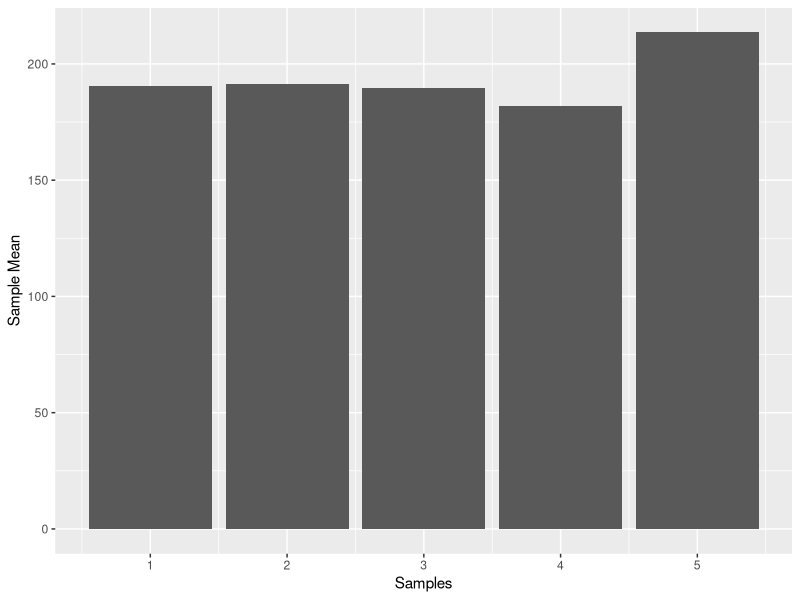

Reproduce this figure in R. (Note: this script raises an error after producing the figure.)
## ---- chunk 1
##confidence: 20

#sampling process
observations<-rnorm(5*25,mean=200,sd=100)
samples<-rep(1:5,each=25)
my_data<-data.frame(samples,observations)

library(dplyr)

#get means
means<-my_data%>%
  group_by(samples)%>%
  summarize(sample_mean=mean(observations))

library(ggplot2)

#plot means
ggplot(means,aes(x=samples,y=sample_mean))+
  geom_bar(stat="identity")+
  xlab("Samples")+
  ylab("Sample Mean")
  
## ---- chunk 2
##confidence: 80

#sampling
observations<-rnorm(5*25,mean=200,sd=100)
samples<-rep(1:5,each=25)
my_data<-data.frame(samples,observations)

#get sample mean and sample sd
means_sd<-my_data%>%
  group_by(samples)%>%
  summarize(sample_mean=mean(observations),
            sample_sd=sd(observations))

#plot with an error bar
ggplot(sd,aes(x=samples,y=sample_mean))+
  geom_bar(stat="identity")+
  geom_errorbar(aes(ymin=sample_mean-sample_sd,
                   ymax=sample_mean+sample_sd),
               width=.25)
## ---- chunk 3
##confidence: 90

#initialize variables
n<-c(2,5,10,50,100)
mean_sample_mean<-c()

#run simulation
for(i in 1:length(n)){
  sim_sample<-rnorm(n[i]*10000,mean=10,sd=5)
  mean_sample_mean[i]<-mean(sim_sample)
}

#organize results in data frame
sim_data<-data.frame(n,
                     mean_sample_mean)
#plot means
ggplot(sim_data,aes(x=n,y=mean_sample_mean))+
  geom_bar(stat="identity")+
  xlab("Sample Size")+
  ylab("Mean of Sample Means")
